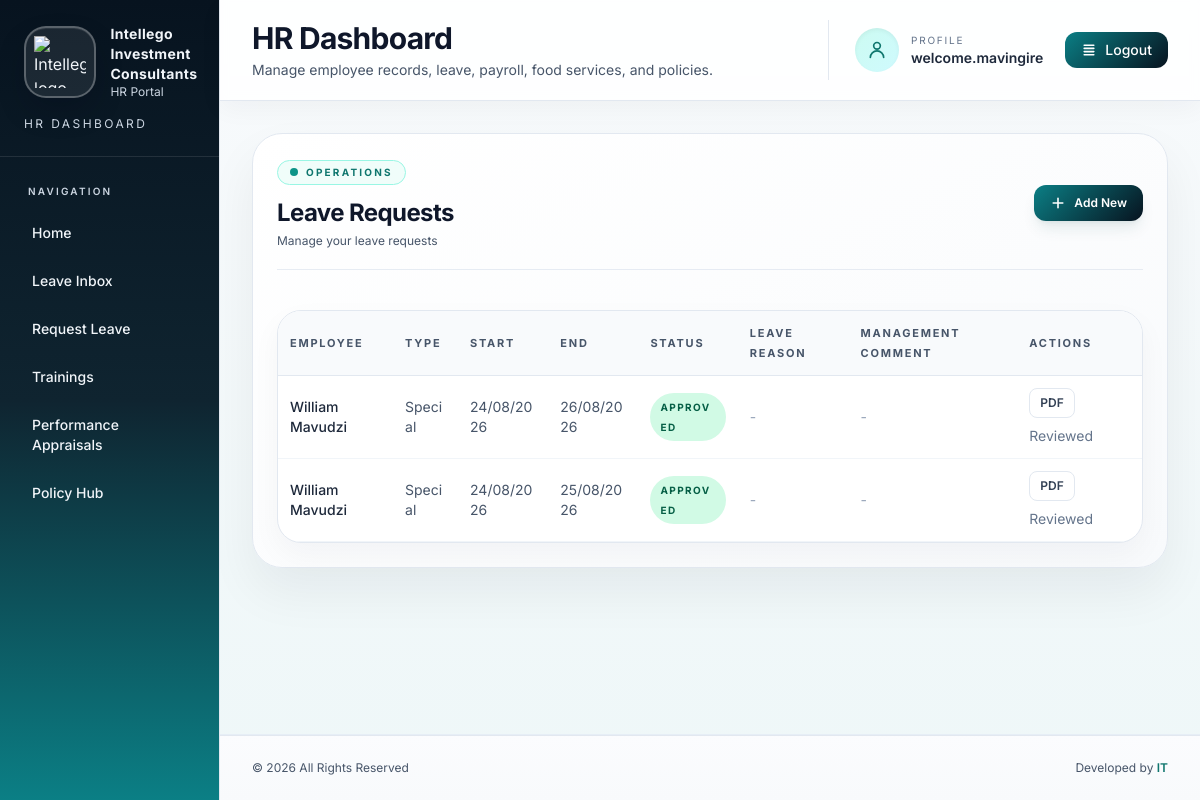
The page /leave/ (signed in) on the database as committed earlier.
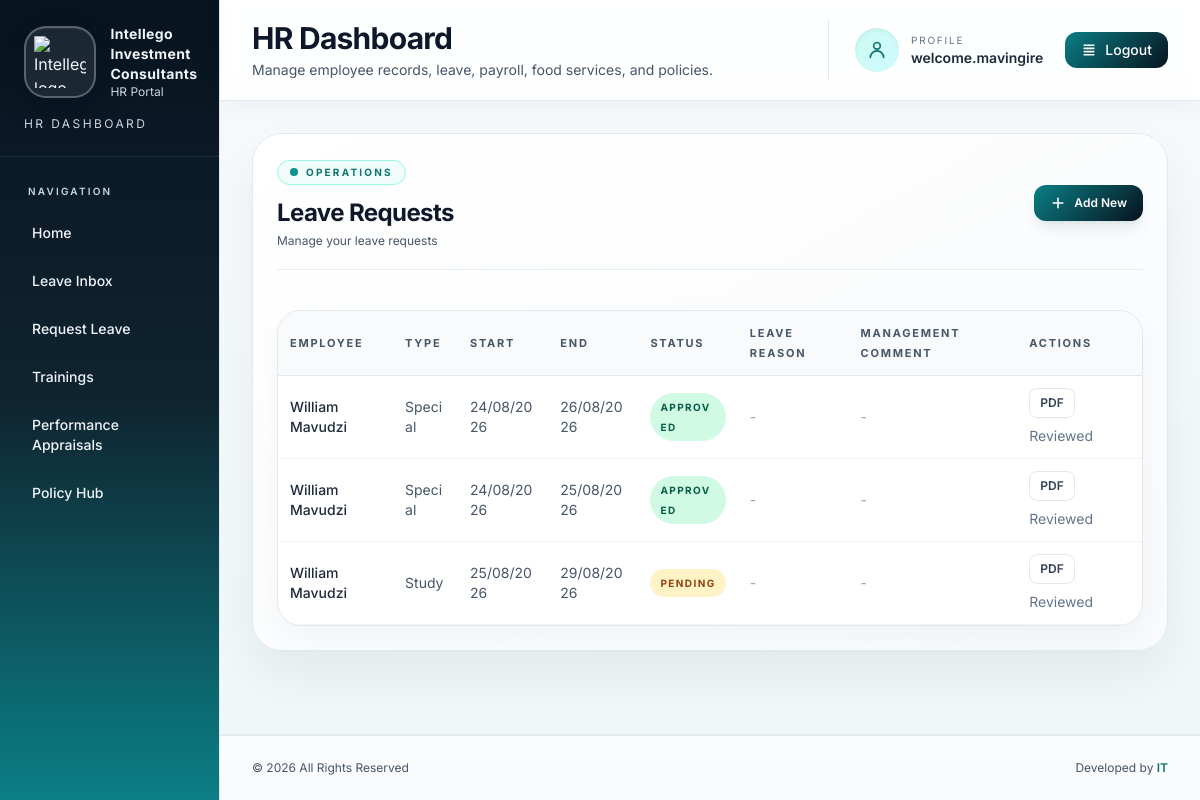
The same page on the database as committed later.
### core/models.py (models this page shows, shortened)
class LeaveRequest(models.Model):
	class LeaveType(models.TextChoices):
		VACATION = 'vacation', 'Vacation'
		STUDY = 'study', 'Study'
		SPECIAL = 'special', 'Special'
		COMPASSIONATE = 'compassionate', 'Compassionate'
		SICK = 'sick', 'Sick'
		MATERNITY = 'maternity', 'Maternity'
		AWAY_ON_BUSINESS = 'away_on_business', 'Away on Business'
		PUBLIC_HOLIDAY = 'public_holiday', 'Public Holiday'
	class Status(models.TextChoices):
		PENDING = 'pending', 'Pending'
		FORWARDED = 'forwarded', 'Forwarded to Management'
		APPROVED = 'approved', 'Approved'
		REJECTED = 'rejected', 'Rejected'
	employee = models.ForeignKey(EmployeeProfile, on_delete=models.CASCADE)
	leave_type = models.CharField(max_length=20, choices=LeaveType.choices)
	requested_days = models.PositiveIntegerField(null=True, blank=True)
	start_date = models.DateField()
	end_date = models.DateField()
	reason = models.TextField(blank=True)
	total_leave_days_taken = models.PositiveIntegerField(null=True, blank=True)
	total_leave_days_accrued = models.PositiveIntegerField(null=True, blank=True)
	leave_days_balance = models.PositiveIntegerField(null=True, blank=True)
	applicant_signature = models.CharField(max_length=150, blank=True)
	applicant_signed_date = models.DateField(null=True, blank=True)
	authorized_by = models.CharField(max_length=150, blank=True)
	authorized_signature = models.CharField(max_length=150, blank=True)
	authorized_date = models.DateField(null=True, blank=True)
	qualifies_for_leave = models.CharField(
		max_length=3,
		choices=[('yes', 'Yes'), ('no', 'No')],
		blank=True,
	)
	qualification_reason = models.TextField(blank=True)
	status = models.CharField(max_length=20, choices=Status.choices, default=Status.PENDING)
	management_comment = models.TextField(blank=True)
	reviewed_by = models.ForeignKey(User, on_delete=models.SET_NULL, null=True, blank=True, related_name='reviewed_leave_requests')
	reviewed_at = models.DateTimeField(null=True, blank=True)
	created_at = models.DateTimeField(auto_now_add=True)

class EmployeeProfile(models.Model):
	user = models.OneToOneField(User, on_delete=models.SET_NULL, null=True, blank=True)
	management_approver = models.ForeignKey(User, on_delete=models.SET_NULL, null=True, blank=True, related_name='managed_employee_profiles')
	company = models.ForeignKey(Company, on_delete=models.SET_NULL, null=True, blank=True)
	employee_number = models.CharField(max_length=20, unique=True)
	full_name = models.CharField(max_length=150)
	department = models.CharField(max_length=120, blank=True)
	job_title = models.CharField(max_length=120)
	leave_days_balance = models.PositiveIntegerField(default=0)
	date_of_birth = models.DateField(null=True, blank=True)
	date_joined = models.DateField(null=True, blank=True)
	dependents_count = models.PositiveIntegerField(default=0)
	email = models.EmailField()
	phone = models.CharField(max_length=30, blank=True)
	address = models.TextField(blank=True)
	emergency_contact = models.CharField(max_length=150, blank=True)
	pension_provider = models.CharField(max_length=150, blank=True)
	pension_policy_number = models.CharField(max_length=80, blank=True)
	pension_contribution_rate = models.DecimalField(max_digits=5, decimal_places=2, null=True, blank=True)
	employment_history = models.TextField(blank=True)

### core/views.py (the view)
# urls.py: path('leave/', LeaveRequestListView.as_view(), name='leave-list'),
class LeaveRequestListView(ModuleListContextMixin, ListView):
	model = LeaveRequest
	template_name = 'core/leave_list.html'
	context_object_name = 'items'
	page_title = 'Leave Requests'
	create_url_name = 'core:leave-create'
	def get_queryset(self):
		queryset = super().get_queryset()
		if is_hr_user(self.request.user):
			return queryset.filter(employee__in=get_company_employee_queryset(self.request.user))
		if is_management_user(self.request.user):
			return queryset.filter(employee__management_approver=self.request.user).select_related('employee', 'reviewed_by')
		profile = get_user_employee_profile(self.request.user)
		return queryset.filter(employee=profile) if profile else queryset.none()

### core/views.py (called while the page is built)
def is_hr_user(user):
	return user.is_authenticated and (user.is_superuser or user.is_staff or user.groups.filter(name='HR').exists())

def is_management_user(user):
	return user.is_authenticated and user.groups.filter(name='Management').exists()

def get_user_employee_profile(user):
	if not user.is_authenticated:
		return None
	return EmployeeProfile.objects.filter(user=user).first()

def get_user_company(user):
	profile = get_user_employee_profile(user)
	return profile.company if profile else None

	def get_context_data(self, **kwargs):
		context = super().get_context_data(**kwargs)
		if is_hr_user(self.request.user):
			sidebar_role = 'hr'
		elif is_management_user(self.request.user):
			sidebar_role = 'management'
		else:
			sidebar_role = 'employee'
		company = get_user_company(self.request.user)
		context.update(
			{
				'dashboard_title': self.dashboard_title,
				'dashboard_subtitle': self.dashboard_subtitle,
				'sidebar_role': sidebar_role,
				'is_hr': is_hr_user(self.request.user),
				'company_name': company.name if company else '',
			}
		)
		return context

### templates/core/leave_list.html (shortened to what the changed rows need)
{% extends 'core/module_base.html' %}
{% block module_content %}
<div class="overflow-hidden rounded-[24px] border border-slate-200 bg-white shadow-[0_12px_30px_rgba(15,23,42,0.04)]">
    <div class="overflow-x-auto">
        <table class="min-w-full text-left text-sm">
            <thead class="border-b border-slate-200 bg-slate-50 text-slate-600">
                <tr>
                    <th class="px-3 py-3 text-[11px] font-bold uppercase tracking-[0.16em]">Employee</th>
                    <th class="px-3 py-3 text-[11px] font-bold uppercase tracking-[0.16em]">Type</th>
                    <th class="px-3 py-3 text-[11px] font-bold uppercase tracking-[0.16em]">Start</th>
                    <th class="px-3 py-3 text-[11px] font-bold uppercase tracking-[0.16em]">End</th>
                    <th class="px-3 py-3 text-[11px] font-bold uppercase tracking-[0.16em]">Status</th>
                    <th class="px-3 py-3 text-[11px] font-bold uppercase tracking-[0.16em]">Leave Reason</th>
                    <th class="px-3 py-3 text-[11px] font-bold uppercase tracking-[0.16em]">Management Comment</th>
                    <th class="px-3 py-3 text-[11px] font-bold uppercase tracking-[0.16em]">Actions</th>
                </tr>
            </thead>
            <tbody>
                {% for item in items %}
                <tr class="border-b border-slate-100 transition-colors hover:bg-slate-50/80">
                    <td class="px-3 py-3 font-medium text-slate-800">{{ item.employee.full_name }}</td>
                    <td class="px-3 py-3 text-slate-600">{{ item.get_leave_type_display }}</td>
                    <td class="px-3 py-3 text-slate-600">{{ item.start_date|date:'d/m/Y' }}</td>
                    <td class="px-3 py-3 text-slate-600">{{ item.end_date|date:'d/m/Y' }}</td>
                    <td class="px-3 py-3">
                        {% if item.status == 'approved' %}
                            <span class="inline-flex rounded-full bg-emerald-100 px-2.5 py-1 text-[10px] font-bold uppercase tracking-[0.14em] text-emerald-800">Approved</span>
                        {% elif item.status == 'rejected' %}
                            <span class="inline-flex rounded-full bg-rose-100 px-2.5 py-1 text-[10px] font-bold uppercase tracking-[0.14em] text-rose-800">Rejected</span>
                        {% elif item.status == 'forwarded' %}
                            <span class="inline-flex rounded-full bg-violet-100 px-2.5 py-1 text-[10px] font-bold uppercase tracking-[0.14em] text-violet-800">Forwarded</span>
                        {% else %}
                            <span class="inline-flex rounded-full bg-amber-100 px-2.5 py-1 text-[10px] font-bold uppercase tracking-[0.14em] text-amber-800">Pending</span>
                        {% endif %}
                    </td>
                    <td class="px-3 py-3 text-slate-600">
                        {% if item.reason %}
                            {{ item.reason }}
                        {% else %}
                            <span class="text-slate-400">-</span>
                        {% endif %}
                    </td>
                    <td class="px-3 py-3">
                        {% if item.management_comment %}
                            {% if item.status == 'approved' %}
                            <div class="space-y-1 rounded-xl bg-emerald-50 p-3">
                                <p class="font-semibold text-emerald-800">OK {{ item.management_comment }}</p>
                                {% if item.reviewed_by %}
                                <p class="text-[11px] text-emerald-600">By {{ item.reviewed_by.get_full_name|default:item.reviewed_by.username }}{% if item.reviewed_at %} on {{ item.reviewed_at|date:"d/m/Y H:i" }}{% endif %}</p>
                                {% endif %}
                            </div>
                            {% elif item.status == 'rejected' %}
                            <div class="space-y-1 rounded-xl bg-rose-50 p-3">
                                <p class="font-semibold text-rose-800">REJECTED: {{ item.management_comment }}</p>
                                {% if item.reviewed_by %}
                                <p class="text-[11px] text-rose-600">By {{ item.reviewed_by.get_full_name|default:item.reviewed_by.username }}{% if item.reviewed_at %} on {{ item.reviewed_at|date:"d/m/Y H:i" }}{% endif %}</p>
                                {% endif %}
                            </div>
                            {% else %}
                            <div class="space-y-1 rounded-xl bg-slate-100 p-3">
                                <p class="text-slate-700">{{ item.management_comment }}</p>
                                {% if item.reviewed_by %}
                                <p class="text-[11px] text-slate-500">By {{ item.reviewed_by.get_full_name|default:item.reviewed_by.username }}{% if item.reviewed_at %} on {{ item.reviewed_at|date:"d/m/Y H:i" }}{% endif %}</p>
                                {% endif %}
                            </div>
                            {% endif %}
                        {% else %}
                            <span class="text-slate-400">-</span>
                        {% endif %}
                    </td>
                    <td class="px-3 py-3">
                        <div class="flex flex-wrap gap-2">
                            <a href="{% url 'core:leave-download-pdf' item.pk %}" class="inline-flex items-center rounded-lg border border-slate-200 bg-white px-2.5 py-1.5 text-xs font-semibold text-slate-700 hover:bg-slate-50">PDF</a>
                            {% if is_hr %}
                            <a href="{% url 'core:leave-edit' item.pk %}" class="inline-flex items-center rounded-lg border border-slate-200 bg-white px-2.5 py-1.5 text-xs font-semibold text-slate-700 hover:bg-slate-50">Edit</a>
                            <a href="{% url 'core:leave-delete' item.pk %}" class="inline-flex items-center rounded-lg border border-rose-200 bg-rose-50 px-2.5 py-1.5 text-xs font-semibold text-rose-700 hover:bg-rose-100">Delete</a>
                            {% if item.status == 'pending' %}
                            <form method="post" action="{% url 'core:leave-forward' item.pk %}" class="inline">
                                {% csrf_token %}
                                <button type="submit" class="inline-flex items-center rounded-lg border border-indigo-200 bg-indigo-50 px-2.5 py-1.5 text-xs font-semibold text-indigo-700 hover:bg-indigo-100">Forward</button>
                            </form>
                            {% endif %}
                            {% elif sidebar_role == 'management' %}
                                {% if item.status == 'forwarded' %}
                                <a href="{% url 'core:leave-review' item.pk %}" class="inline-flex items-center rounded-lg border border-slate-200 bg-white px-2.5 py-1.5 text-xs font-semibold text-slate-700 hover:bg-slate-50">Review</a>
                                {% else %}
                                <span class="text-slate-500">Reviewed</span>
                                {% endif %}
                            {% else %}
                            <span class="text-slate-500">Submitted</span>
                            {% endif %}
                        </div>
                    </td>
                </tr>
                {% empty %}
                <tr>
                    <td colspan="8" class="px-3 py-10 text-center text-slate-500">No leave requests yet.</td>
                </tr>
                {% endfor %}
            </tbody>
        </table>
    </div>
</div>
{% endblock %}

Rows that differ between the two databases and show on the page:
added LeaveRequest: employee.full_name "William Mavudzi", leave_type "Study", start_date "25/08/2026", end_date "29/08/2026", status "PENDING"
